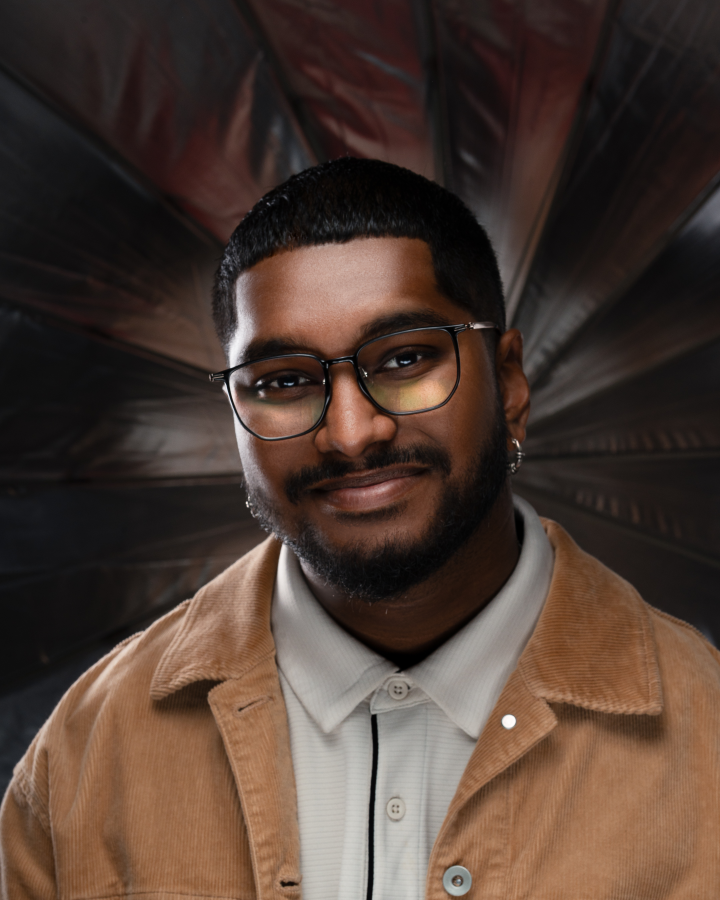
#> input picture images/Photos/headshots/Vishnu/cover-DSC08731-Edit.jpg, 2160 x 2700 px (shown at 1/3 size); the run also reads 2 pictures not shown here
$ python generate_portfolio_pdf.py
#> lines starting #> are read from the running program, lines starting #| are printed output that depends on the picture
import os
import base64
import io
import subprocess
from PIL import Image

def get_base64_image(image_path, max_dimension=1600, quality=85):
    """Load, optionally resize and compress image to base64 jpeg/png string."""
#> called with max_dimension = 1200, quality = 85
    if not os.path.exists(image_path):
        print(f"Warning: {image_path} not found")
        return ""

    with Image.open(image_path) as img:
        # Convert to RGB and copy pixel data to a clean image to strip bloated XMP/metadata
#> img is the input picture: PIL image 2160x2700 RGB; mean R, G, B 77.5, 60.2, 51.3
        rgb = img.convert("RGB")
        w, h = rgb.size
        if max(w, h) > max_dimension:
            scale = max_dimension / max(w, h)
            new_size = (int(w * scale), int(h * scale))
            rgb = rgb.resize(new_size, Image.Resampling.LANCZOS)

        clean_img = Image.new("RGB", rgb.size)
#> clean_img: PIL image 960x1200 RGB; every value is 0
        clean_img.paste(rgb)

        buffer = io.BytesIO()
        clean_img.save(buffer, format="JPEG", quality=quality, optimize=True)
        mime = "image/jpeg"

        b64 = base64.b64encode(buffer.getvalue()).decode('utf-8')
        return f"data:{mime};base64,{b64}"

def build_portfolio():
    print("Preparing images for 292 Studios Portfolio PDF...")

    # Selected best works across all categories
    img_map = {
        # About / Profile (New Headshot)
        "about": get_base64_image("images/Photos/headshots/Vishnu/cover-DSC08731-Edit.jpg", 1200),

        # Studio - Vishnu Roses
        "roses_hero": get_base64_image("images/Photos/Studio/Vishnu Roses Photoshoot/cover-DSC08516-Edit.jpg", 1600),
        "roses_1": get_base64_image("images/Photos/Studio/Vishnu Roses Photoshoot/DSC08553-Edit-2-Edit-Edit.jpg", 1200),
        "roses_2": get_base64_image("images/Photos/Studio/Vishnu Roses Photoshoot/DSC08606-Edit-Edit-2.jpg", 1200),

        # Studio - Ebonie & Rose
        "ebonie_hero": get_base64_image("images/Photos/Studio/Ebonie Shoot/cover-IMG_6931-Edit.png", 1600),
        "ebonie_detail": get_base64_image("images/Photos/Studio/Ebonie Shoot/IMG_6842-Edit.png", 1200),
        "rose_blue": get_base64_image("images/Photos/Studio/Rose 21st Birthday Shoot/DSC02222-Edit.jpg", 1400),
        "rose_action": get_base64_image("images/Photos/Studio/Rose 21st Birthday Shoot/DSC02383-Edit.jpg", 1200),

        # Studio - Santos & Jon (Movement & High Contrast)
        "santos_hero": get_base64_image("images/Photos/Studio/Santos Shoot 1/IMG_6250-Edit.jpg", 1600),
        "santos_jump": get_base64_image("images/Photos/Studio/Santos Shoot 2/IMG_6415-Edit.jpg", 1200),
        "jon_noir": get_base64_image("images/Photos/Studio/Jon/cover-Edit-Ver-2 (4 of 6).jpg", 1400),
        "jay_bday": get_base64_image("images/Photos/Studio/Jay 20th Birthday Shoot/cover-IMG_5817-Edit.jpg", 1200),

        # Headshots & Personal Branding
        "headshot_beauty": get_base64_image("images/Photos/headshots/Beauty Test Shoot/cover-DSC02685-Edit.jpg", 1400),
        "headshot_beauty_2": get_base64_image("images/Photos/headshots/Beauty Test Shoot/DSC02627-Edit.jpg", 1200),
        "headshot_pat": get_base64_image("images/Photos/headshots/Pat/cover-DSC01291-Edit.png", 1200),
        "headshot_aldo": get_base64_image("images/Photos/headshots/Aldo/cover-IMG_5895-Edit.jpg", 1200),
        "headshot_vinay": get_base64_image("images/Photos/headshots/Vinay/cover-DSC07757.jpg", 1200),

        # Graduation - Jade
        "grad_hero": get_base64_image("images/Photos/Graduation/Jade/cover-IMG_7296-Edit.png", 1600),
        "grad_cap": get_base64_image("images/Photos/Graduation/Jade/IMG_7416-Edit.png", 1200),
        "grad_joy": get_base64_image("images/Photos/Graduation/Jade/IMG_7600-Edit-2.png", 1200),

        # Automotive
        "auto_hero": get_base64_image("images/Photos/Automotive/cover-DSC01618.jpg", 1800),
        "auto_lineup": get_base64_image("images/Photos/Automotive/DSC01875.jpg", 1800),
        "auto_detail": get_base64_image("images/Photos/Automotive/DSC01881.jpg", 1400),
    }
#> call 2 of get_base64_image, with max_dimension = 1600, quality = 85
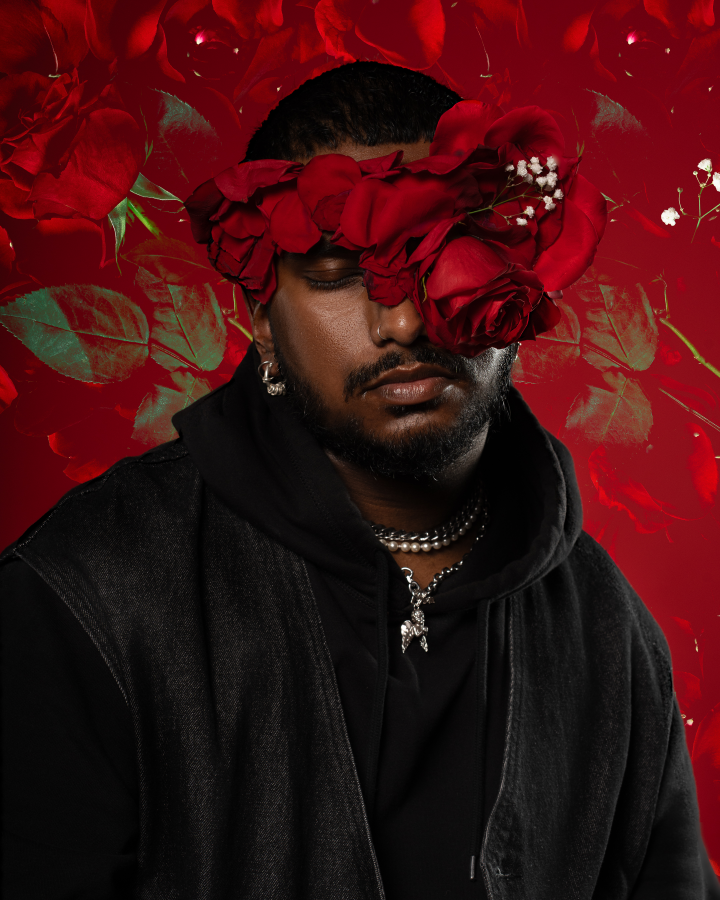
#> input picture images/Photos/Studio/Vishnu Roses Photoshoot/cover-DSC08516-Edit.jpg, 2160 x 2700 px (shown at 1/3 size)
#> in get_base64_image, img is the input picture: PIL image 2160x2700 RGB; mean R, G, B 63.5, 15.2, 17.5
#> call 3 of get_base64_image, with max_dimension = 1200, quality = 85
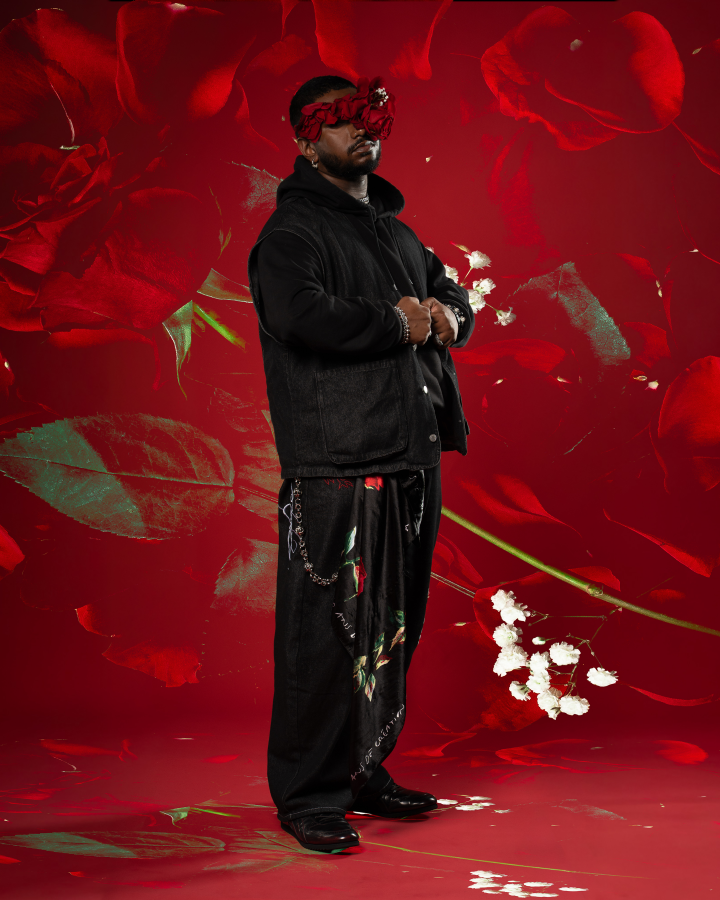
#> input picture images/Photos/Studio/Vishnu Roses Photoshoot/DSC08553-Edit-2-Edit-Edit.jpg, 2160 x 2700 px (shown at 1/3 size)
#> in get_base64_image, img is the input picture: PIL image 2160x2700 RGB; mean R, G, B 107.4, 17.7, 23.6
#> call 4 of get_base64_image, with max_dimension = 1200, quality = 85
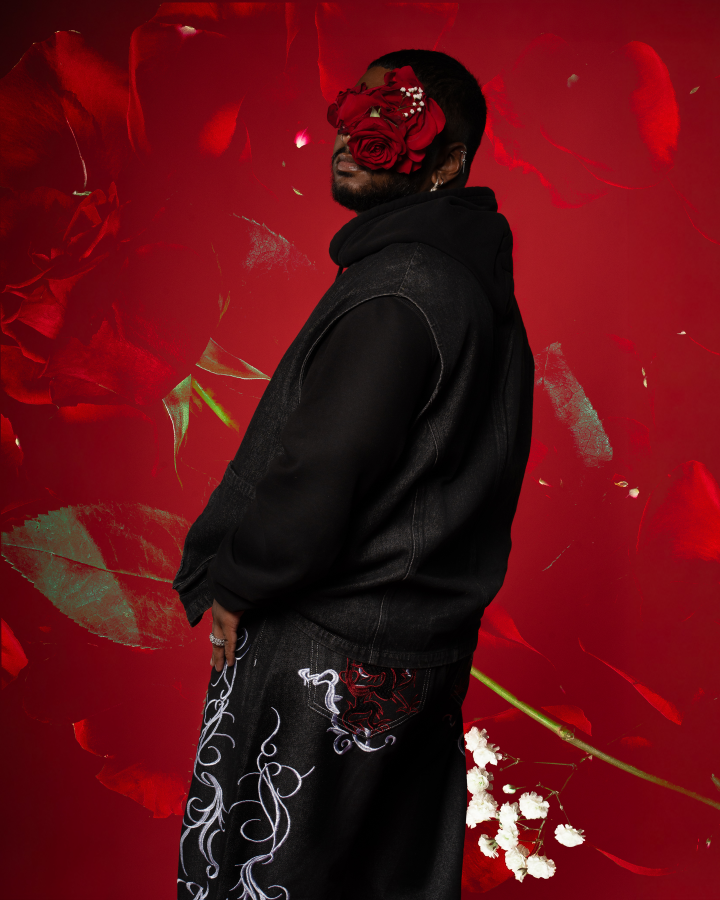
#> input picture images/Photos/Studio/Vishnu Roses Photoshoot/DSC08606-Edit-Edit-2.jpg, 2160 x 2700 px (shown at 1/3 size)
#> in get_base64_image, img is the input picture: PIL image 2160x2700 RGB; mean R, G, B 95.3, 15.1, 21.9
#> (the rest of the program and of its run is left out)
